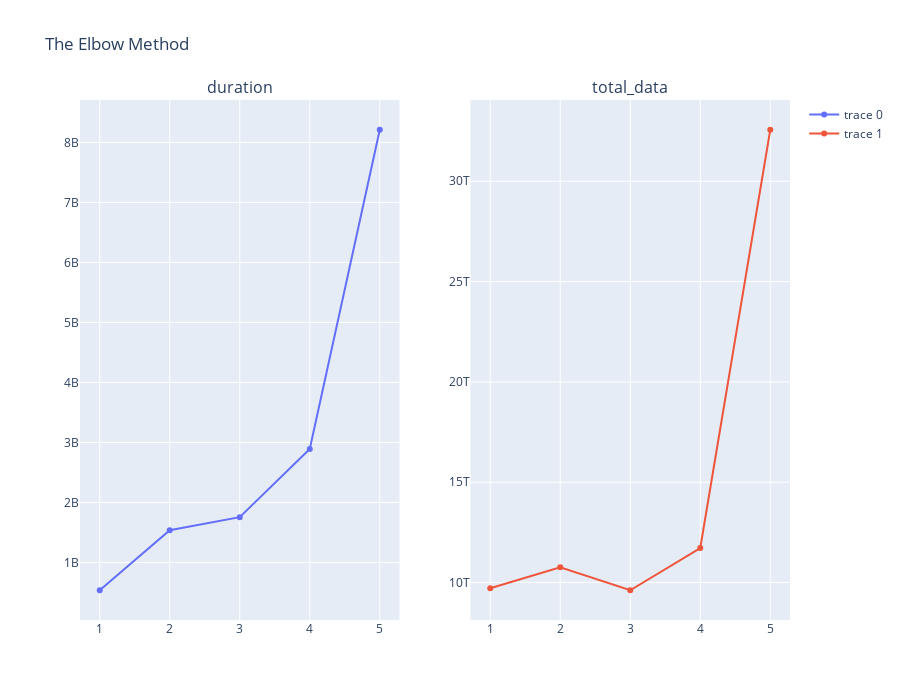

The notebook cell this image was saved under:
### Code cell
fig = make_subplots(rows=1, cols=2, subplot_titles=("duration", "total_data"))
fig.add_trace(go.Scatter(x=np.array(range(1, 6)), y=total_data_per_decile['dur_ms']), row=1, col=1)
fig.add_trace(go.Scatter(x=np.array(range(1, 6)), y=total_data_per_decile['total_data']), row=1, col=2)
fig.update_layout(title_text="The Elbow Method", height=700)

# Use show instead of Image(pio.to_image(...))
fig.show()

### Figure 1 — Plotly figure (JSON) as saved in the notebook; plotly's stock layout.template omitted (floating-point values rounded to 4 significant figures)
{"data": [{"type": "scatter", "x": [1, 2, 3, 4, 5], "xaxis": "x", "y": [538574298, 1538429037, 1756453268, 2892296237, 8210000000.0], "yaxis": "y"}, {"type": "scatter", "x": [1, 2, 3, 4, 5], "xaxis": "x2", "y": [9710840252065, 10754654605702, 9613777817756, 11719405643838, 32570000000000.0], "yaxis": "y2"}], "layout": {"annotations": [{"font": {"size": 16}, "showarrow": false, "text": "duration", "x": 0.225, "xanchor": "center", "xref": "paper", "y": 1, "yanchor": "bottom", "yref": "paper"}, {"font": {"size": 16}, "showarrow": false, "text": "total_data", "x": 0.775, "xanchor": "center", "xref": "paper", "y": 1, "yanchor": "bottom", "yref": "paper"}], "height": 700, "title": {"text": "The Elbow Method"}, "xaxis": {"anchor": "y", "domain": [0, 0.45]}, "xaxis2": {"anchor": "y2", "domain": [0.55, 1]}, "yaxis": {"anchor": "x", "domain": [0, 1]}, "yaxis2": {"anchor": "x2", "domain": [0, 1]}}}
